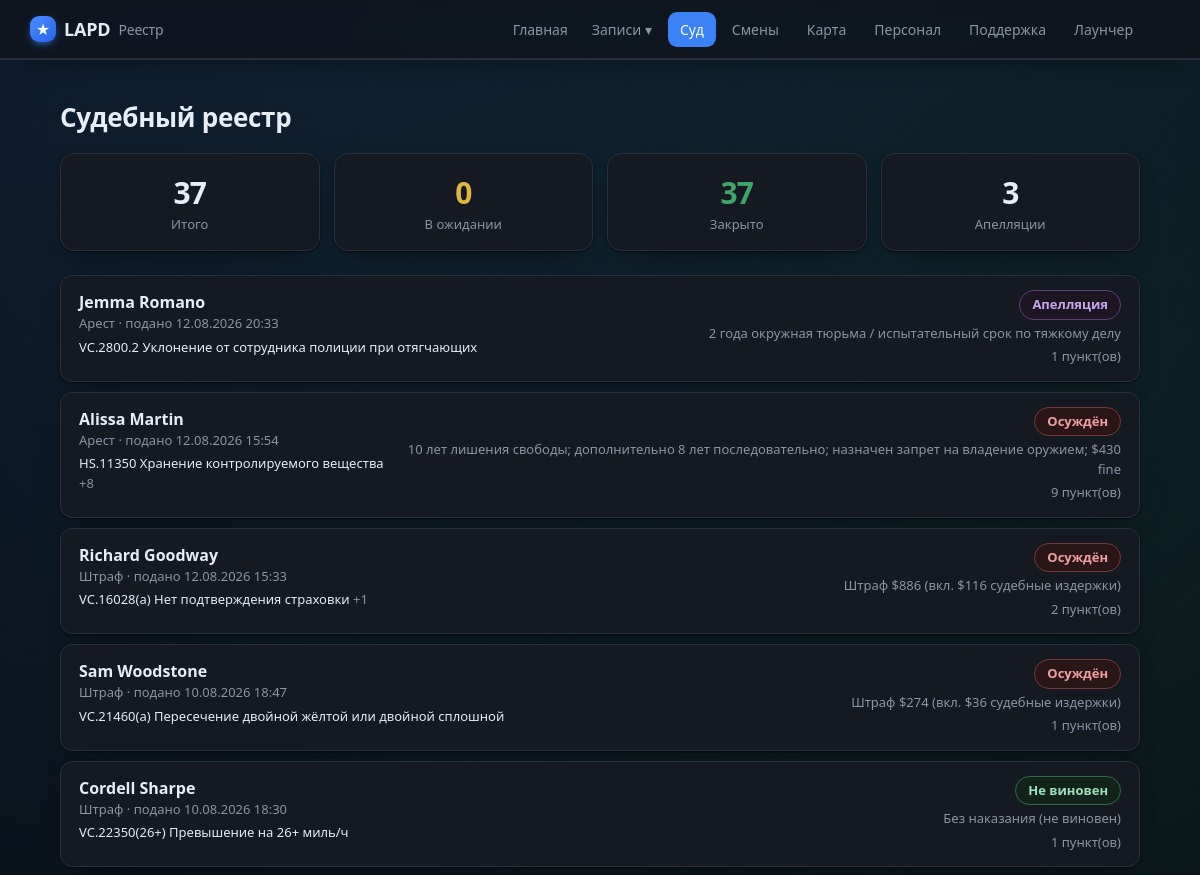
The page /court (upper part) on the database as committed earlier.
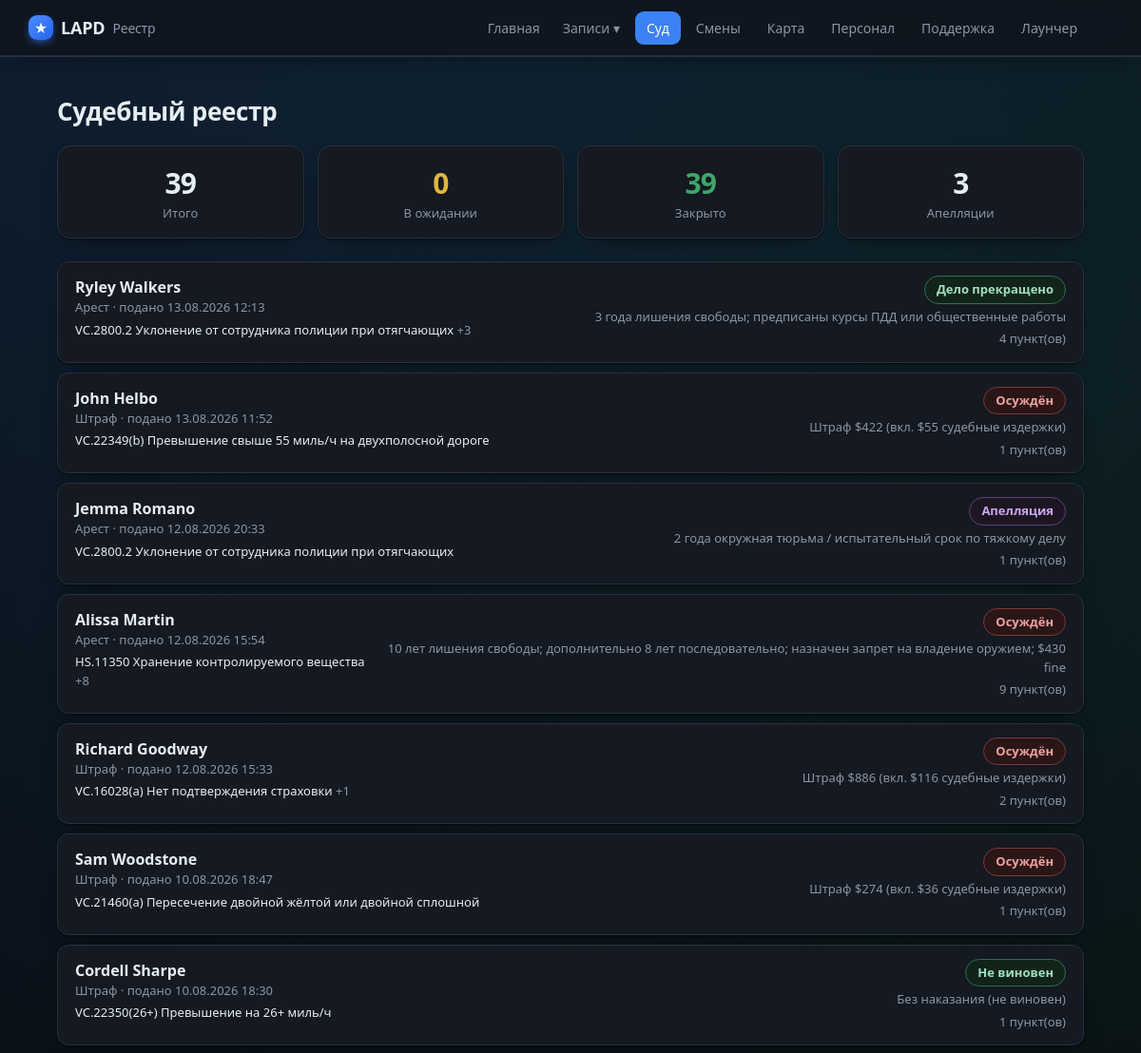
The same page on the database as committed later.
### tables this page shows
CREATE TABLE court_cases (
                id INTEGER PRIMARY KEY AUTOINCREMENT,
                external_id TEXT UNIQUE,
                subject_name TEXT,
                source TEXT,
                filed_at TEXT,
                status INTEGER,
                outcome INTEGER,
                sentence TEXT,
                notes TEXT,
                judge TEXT, prosecutor TEXT, defense TEXT, courtroom TEXT, plea TEXT,
                appeal_filed INTEGER DEFAULT 0,
                charges TEXT, timeline TEXT,
                synced_at TEXT
            );

### app/main.py (the view)
@app.route("/court")
def court():
    return render_template("court.html", cases=db.list_court_cases(200), summary=db.court_summary())

### app/db.py (called while the page is built)
def fmt_dt(iso):
    try:
        dt = datetime.datetime.fromisoformat(iso)
        return dt.strftime("%d.%m.%Y %H:%M")
    except Exception:
        return iso or "—"

@contextmanager
def get_conn():
    conn = sqlite3.connect(config.DB_PATH)
    conn.row_factory = sqlite3.Row
    try:
        yield conn
        conn.commit()
    finally:
        conn.close()

def _jsonlist(val):
    if not val:
        return []
    try:
        return json.loads(val)
    except Exception:
        return [x.strip() for x in str(val).split(",") if x.strip()]

def _replace_mojibake_pairs(s):
    for bad, good in sorted(_MOJI_TO_CYR.items(), key=lambda x: len(x[0]), reverse=True):
        s = s.replace(bad, good)
    return s

def _fix_rooms(s):
    return re.sub(r"(\d)([А-Я])", lambda m: m.group(1) + _CYR2LAT.get(m.group(2), m.group(2)), s)

def _cp1251_bytes(s):
    out = bytearray()
    for ch in s:
        try:
            out += ch.encode("cp1251")
        except UnicodeEncodeError:
            code = ord(ch)
            if code < 256:
                out.append(code)
            else:
                raise
    return bytes(out)

### app/templates/court.html (shortened to what this page needs)
{% extends "base.html" %}
{% block content %}
<h1>Судебный реестр</h1>
<section class="stats court-stats">
  <div class="stat"><div class="num">{{ summary.total }}</div><div class="lbl">Итого</div></div>
  <div class="stat"><div class="num" style="color:#e0b53f">{{ summary.pending }}</div><div class="lbl">В ожидании</div></div>
  <div class="stat"><div class="num" style="color:#3fa66a">{{ summary.closed }}</div><div class="lbl">Закрыто</div></div>
  <div class="stat"><div class="num">{{ summary.appeals }}</div><div class="lbl">Апелляции</div></div>
</section>
{% if cases %}
<div class="court-list">
  {% for c in cases %}
  <a class="court-row" href="{{ url_for('court_case_view', cid=c.id) }}">
    <div class="court-main">
      <div class="court-name">{{ c.subject_name }}</div>
      <div class="muted small">{{ c.source or '—' }} · подано {{ c.filed_fmt }}</div>
      <div class="court-charge">
        {% if c.charges %}
          {{ c.charges[0].ChargeCode }} {{ c.charges[0].Description }}
          {% if c.charges|length > 1 %}<span class="muted">+{{ c.charges|length - 1 }}</span>{% endif %}
        {% endif %}
      </div>
    </div>
    <div class="court-verdict">
      <span class="tag {{ c.label_cls }} big">{{ c.label }}</span>
      {% if c.sentence %}<div class="muted small">{{ c.sentence }}</div>{% endif %}
      <div class="muted small">{{ c.charges|length }} пункт(ов)</div>
    </div>
  </a>
  {% endfor %}
</div>
{% else %}
  <p class="empty">Судебных дел пока нет<span class="empty-sub">Появятся после синхронизации с игрой (pdComp).</span></p>
{% endif %}
{% endblock %}

Rows that differ between the two databases and show on the page:
added court_cases: subject_name "Ryley Walkers", source "Арест", filed_fmt "13.08.2026 12:13", charges "VC.2800.2", charges "Уклонение от сотрудника полиции при отягчающих", charges|length "3", label "Дело прекращено", sentence "3 года лишения свободы; предписаны курсы ПДД или общественные работы", charges|length "4"
added court_cases: subject_name "John Helbo", source "Штраф", filed_fmt "13.08.2026 11:52", charges "VC.22349(b)", charges "Превышение свыше 55 миль/ч на двухполосной дороге", label "Осуждён", sentence "Штраф $422 (вкл. $55 судебные издержки)", charges|length "1"
Other text that changed with them:
{{ summary.total }}: "37" → "39"
{{ summary.closed }}: "37" → "39"
